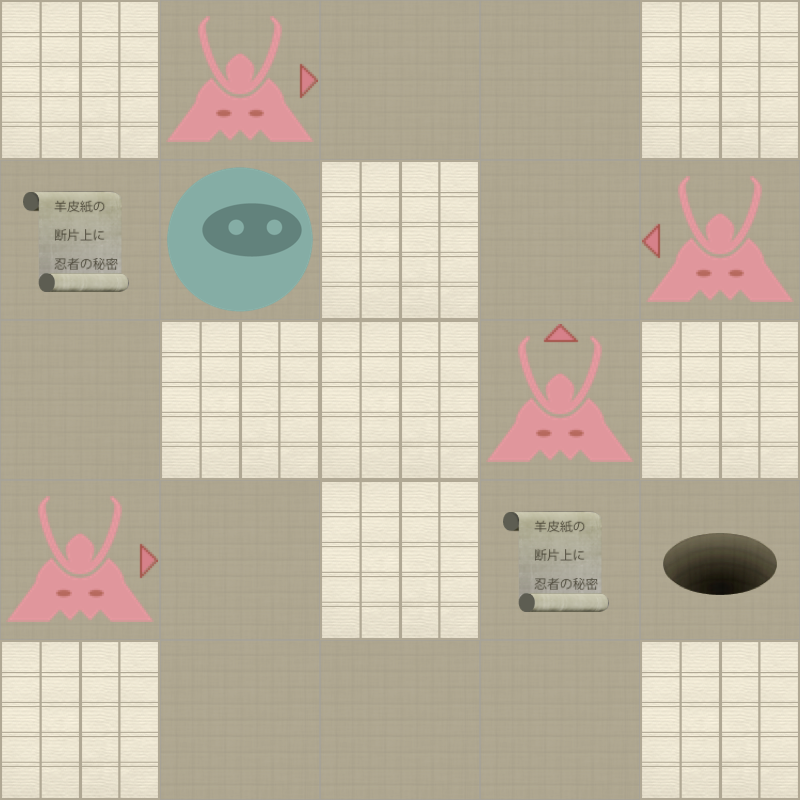

Rendered tile map (Tiled .tmx) drawn with the repository's tilesets; below, a short description and the map source with its tile grids summarised:
An orthogonal 5x5 tile map with 160x160 px tiles, 2 tile layers (Level, Actors).

<map version="1.0" orientation="orthogonal" width="5" height="5" tilewidth="160" tileheight="160">
 <properties>
  <property name="moves" value="7" />
 </properties>
 <tileset firstgid="1" name="tiles" tilewidth="160" tileheight="160" spacing="2" margin="2">
  <image source="tiles-ipadhd.png" width="1024" height="1024" />
  <tile id="0">
   <properties>
    <property name="actor" value="exit" />
   </properties>
  </tile>
  <tile id="2">
   <properties>
    <property name="actor" value="guard" />
    <property name="direction" value="down" />
   </properties>
  </tile>
  <tile id="3">
   <properties>
    <property name="actor" value="guard" />
    <property name="direction" value="left" />
   </properties>
  </tile>
  <tile id="4">
   <properties>
    <property name="actor" value="guard" />
    <property name="direction" value="right" />
   </properties>
  </tile>
  <tile id="5">
   <properties>
    <property name="actor" value="guard" />
    <property name="direction" value="up" />
   </properties>
  </tile>
  <tile id="7">
   <properties>
    <property name="actor" value="player" />
   </properties>
  </tile>
  <tile id="8">
   <properties>
    <property name="actor" value="scroll" />
   </properties>
  </tile>
  <tile id="9">
   <properties>
    <property name="wall" value="1" />
   </properties>
  </tile>
 </tileset>
 <layer name="Level" width="5" height="5">
  <data>[25 cells, 25 non-empty, 2 distinct tile ids]</data>
 </layer>
 <layer name="Actors" width="5" height="5">
  <data>[25 cells, 8 non-empty, 6 distinct tile ids]</data>
 </layer>
</map>
